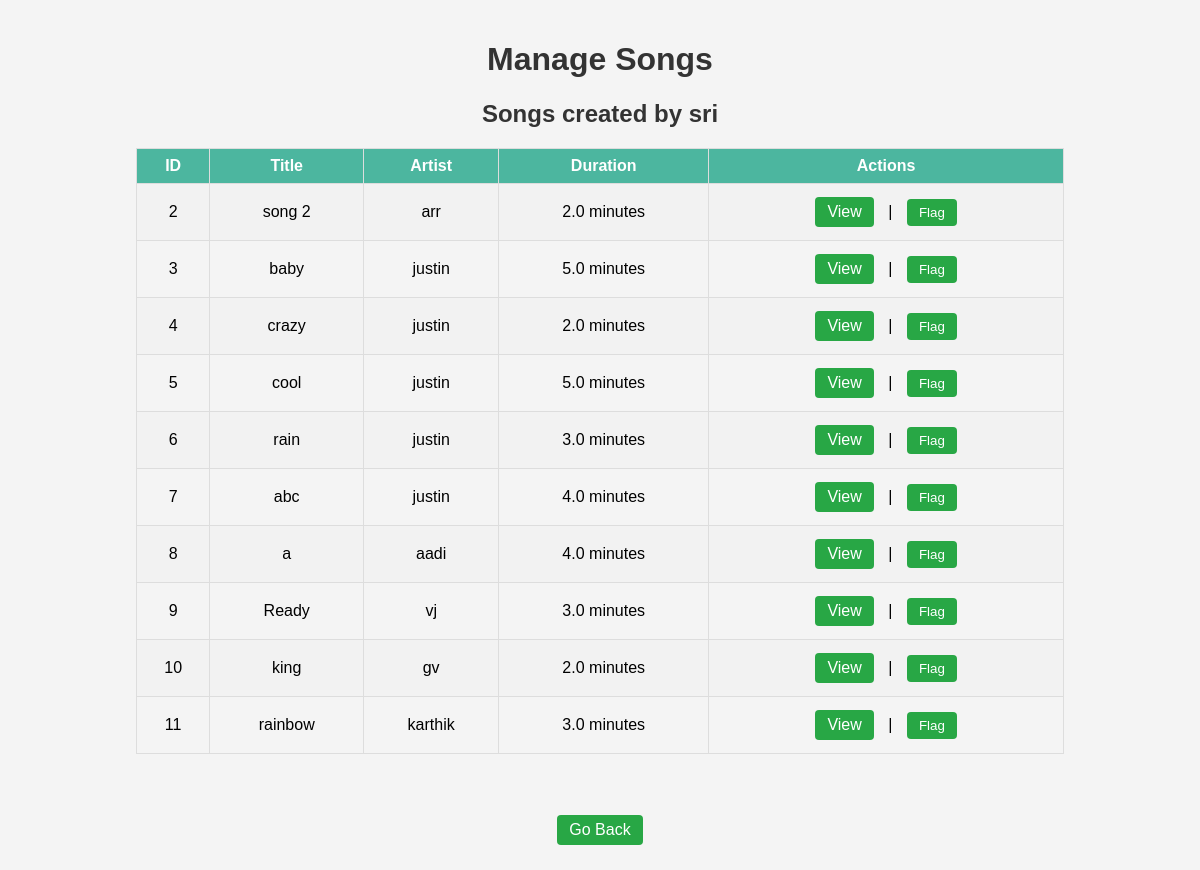
The app's page /manage_songs/1 (signed in) with its own data.
### models.py (models this page shows, shortened)
class User(db.Model, UserMixin):
    id = db.Column(db.Integer, primary_key=True)
    username = db.Column(db.String(80), unique=True, nullable=False)
    email = db.Column(db.String(120), unique=True, nullable=False)
    password = db.Column(db.String(128))
    is_creator = db.Column(db.Boolean, default=False)
    is_admin = db.Column(db.Boolean, default=False)
    is_blacklisted = db.Column(db.Boolean, default=False)
    albums = db.relationship('Album', backref='user', lazy=True)
    songs = db.relationship('Song', backref='user', lazy=True)

class Song(db.Model):
    id = db.Column(db.Integer, primary_key=True)
    title = db.Column(db.String(100), nullable=False, unique=True)
    artist = db.Column(db.String(50), nullable=False)
    duration = db.Column(db.Float)
    lyrics = db.Column(db.Text)
    date_added = db.Column(db.DateTime, default=datetime.utcnow)
    filename = db.Column(db.String(255), nullable=False)
    album_id = db.Column(db.Integer, db.ForeignKey('album.id'), nullable=False)
    user_id = db.Column(db.Integer, db.ForeignKey('user.id'), nullable=False)
    ratings = db.relationship('Ratings', backref='song', lazy=True, cascade="all, delete-orphan")

### app.py (the view)
@app.route('/manage_songs/<int:user_id>')
@login_required
def manage_songs(user_id):
    user = User.query.get_or_404(user_id)
    songs = Song.query.filter_by(user_id=user.id).all()
    return render_template('manage_songs.html', user=user, songs=songs)

### app.py (called while the page is built)
@login_manager.user_loader
def load_user(user_id):
    if user_id is not None:
        return User.query.get(int(user_id))
    return None

### templates/manage_songs.html (shortened to what this page needs)
<!DOCTYPE html>
<html lang="en">
<head>
</head>
<body>
    <h1>Manage Songs</h1>
    <h2>Songs created by {{ user.username }}</h2>
    {% if user.is_creator %}
        {% if songs %}
            <table>
                <tr>
                    <th>ID</th>
                    <th>Title</th>
                    <th>Artist</th>
                    <th>Duration</th>
                    <th>Actions</th>
                </tr>
                {% for song in songs %}
                    <tr>
                        <td>{{ song.id }}</td>
                        <td>{{ song.title }}</td>
                        <td>{{ song.artist }}</td>
                        <td>{{ song.duration }} minutes</td>
                        <td>
                            <div class="action-buttons">
                                <a href="{{ url_for('song_detail_copy', song_id=song.id) }}" class="btn">View</a>
                                <span class="separator">|</span>
                                <form action="{{ url_for('flag_song', song_id=song.id) }}" method="post" onsubmit="return confirm('Are you sure you want to Flag this song?');" style="display: inline;">
                                    <button type="submit" class="btn">Flag</button>
                                </form>
                            </div>
                        </td>
                    </tr>
                {% endfor %}
            </table>
        {% else %}
                 <p>No songs created by this user.</p>
        {% endif %}
    {% else %}
        <p>{{ user.username }} is not a creator.</p>
    {% endif %}
    <br>
     <br>
    <a href="{{ url_for('manage_users') }}" class="btn">Go Back</a>
</body>
</html>

### templates/manage_songs.html (style rules this page uses)
body { font-family: Arial, sans-serif; background-color: #f4f4f4; margin: 0; padding: 20px; text-align: center; }
h1, h2 { color: #333; }
table { width: 80%; margin: 20px auto; border-collapse: collapse; }
th, td { border: 1px solid #ddd; padding: 8px; text-align: center; }
th { background-color: #4cb69f; color: white; }
tr:nth-child(even) { background-color: #f2f2f2; }
.btn { background-color: #28a745; color: white; padding: 6px 12px; margin: 5px; border: none; border-radius: 4px; cursor: pointer; text-decoration: none; display: inline-block; }
.action-buttons { display: inline-block; }
.separator { margin: 0 5px; }

### records on screen
User: username "sri"
Song: id "2", title "song 2", artist "arr", duration "2.0"
Song: id "3", title "baby", artist "justin", duration "5.0"
Song: id "4", title "crazy", artist "justin", duration "2.0"
Song: id "5", title "cool", artist "justin", duration "5.0"
Song: id "6", title "rain", artist "justin", duration "3.0"
Song: id "7", title "abc", artist "justin", duration "4.0"
Song: id "8", title "a", artist "aadi", duration "4.0"
Song: id "9", title "Ready", artist "vj", duration "3.0"
Song: id "10", title "king", artist "gv", duration "2.0"
Song: id "11", title "rainbow", artist "karthik", duration "3.0"
